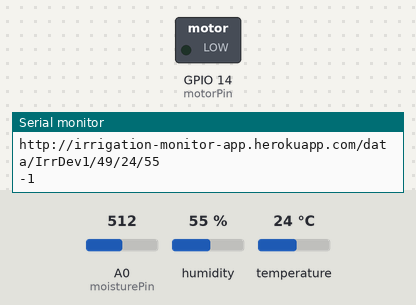
This sketch was run on a simulated ESP8266 (NodeMCU). On the bench: switched loads named in the sketch (green lamp = pin HIGH), the last lines printed to the serial monitor. The test bench sets the inputs (shaded band); at power-on: A0 (moisturePin) = 512, humidity 55 %, temperature 24 °C. WiFi joins after 1.5 s; servers stay silent unless stated.

Above: at 4.7 s.
4.8 s: A0 (moisturePin) set to 451
15.4 s: A0 (moisturePin) set to 432
At 20.5 s:
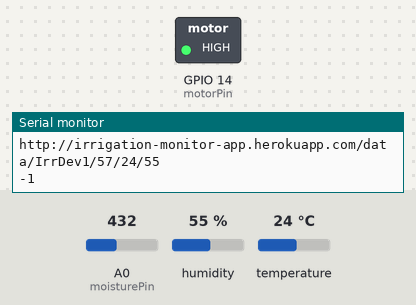
21.2 s: A0 (moisturePin) set to 511
27.0 s: A0 (moisturePin) set to 519
At 30.1 s:
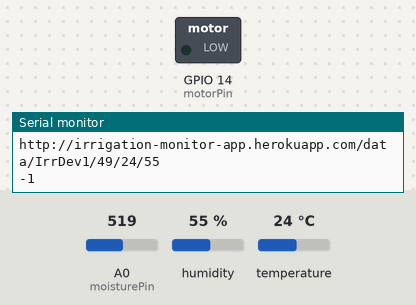
32.8 s: A0 (moisturePin) set to 306
At 36.2 s:
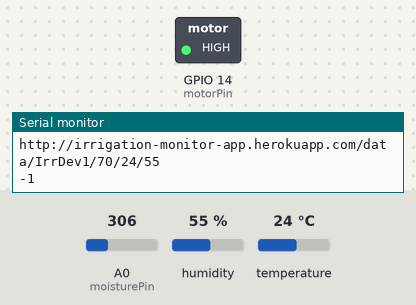
Timing chart, 0 to 37.7 s (numbered marks = the images above; inputs shaded):
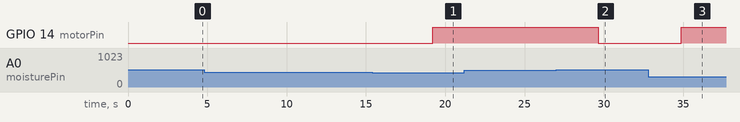

Measured:
- the behaviour switches between 440 and 439 on A0 (moisturePin) (found by bisection; images 0 and 1)
- the behaviour switches between 511 and 512 on A0 (moisturePin) (found by bisection; images 1 and 2)
- after the input at 15.4 s, GPIO 14 (motorPin): LOW → HIGH after 3.8 s
- after the input at 27.0 s, GPIO 14 (motorPin): HIGH → LOW after 2.6 s
- after the input at 32.8 s, GPIO 14 (motorPin): LOW → HIGH after 2.1 s

The sketch:

IrrigationDevice.ino
```cpp
#include <ESP8266WiFi.h>
#include <WiFiClient.h>
#include <ESP8266WebServer.h>
#include <ESP8266HTTPClient.h>
#include <DHT.h>

const char *ssid = "";
const char *password = "";
const char *host = "https://irrigation-monitor-app.herokuapp.com/";
const String id = "IrrDev1";

#define DHTPIN 2
DHT dht(DHTPIN, DHT11);
const int moisturePin = A0;
const int motorPin = 14;
WiFiClient wifiClient;

void setup() {
  // put your setup code here, to run once:
  pinMode(DHTPIN, INPUT);
  pinMode(moisturePin, INPUT);
  pinMode(motorPin, OUTPUT);

   delay(1000);
  Serial.begin(115200);
  WiFi.mode(WIFI_OFF);        //Prevents reconnection issue (taking too long to connect)
  delay(1000);
  WiFi.mode(WIFI_STA);        //This line hides the viewing of ESP as wifi hotspot

  WiFi.begin(ssid, password);     //Connect to your WiFi router
  Serial.println("");

  Serial.print("Connecting");
  // Wait for connection
  while (WiFi.status() != WL_CONNECTED) {
    delay(500);
    Serial.print(".");
  }
  Serial.println("");
  Serial.print("Connected to ");
  Serial.println(ssid);
  Serial.print("IP address: ");
  Serial.println(WiFi.localIP());  //IP address assigned to your ESP
}

void loop() {
  HTTPClient http;    //Declare object of class HTTPClient
  Serial.print("In loop");
  String ADCData, station, postData;
  int moisturePercentage = ( 100.00 - ( (analogRead(moisturePin) / 1023.00) * 100.00 ) );
  int h = dht.readHumidity();     // read humiduty
  int t = dht.readTemperature();     // read temperature
  if (isnan(h) || isnan(t))
  {
    Serial.print("Failed to read from DHT sensor!");
    h=0;
    t=0;
  }
  if (moisturePercentage < 50) {
    digitalWrite(motorPin, LOW);         // tun on motor
    Serial.print("MOTOR ON");
  }
  if (moisturePercentage > 50 && moisturePercentage < 55) {
    digitalWrite(motorPin, LOW);        //turn on motor pump
     Serial.print("MOTOR ON");
  }
  if (moisturePercentage > 56) {
    digitalWrite(motorPin, HIGH);          // turn off mottor
    Serial.print("MOTOR OFF");
  }
  //Post Data
  String Data = "moisture_level=" + String(moisturePercentage) + "&temperature=" + String(t) + "&humidity=" + String(h) ;
  Serial.print("\nhttp://irrigation-monitor-app.herokuapp.com/data/"+id+"/"+String(moisturePercentage)+"/"+String(t)+"/"+String(h)+"\n");
  http.begin(wifiClient,"http://irrigation-monitor-app.herokuapp.com/data/"+id+"/"+String(moisturePercentage)+"/"+String(t)+"/"+String(h));

  int httpCode = http.GET();   //Send the request
  if(httpCode == 300){
    Serial.print("Manual MOTOR ON");
    digitalWrite(motorPin, LOW);
  }
  Serial.println(httpCode);   //Print HTTP return code

  http.end();  //Close connection

  delay(5000);  //Post Data at every 5 seconds
}
```
